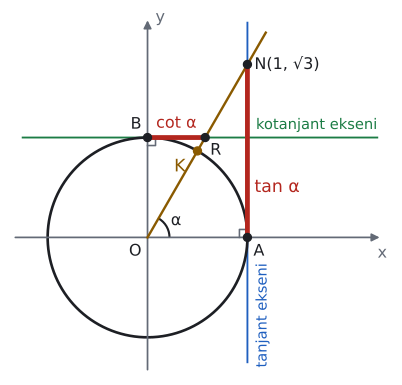

Write the Python code that produced this figure.
import sys; sys.path.insert(0, "tools")
from cizim import *

def P(x, y): return np.array([x, y], float)
def kutup(derece, r=1.0): return P(r * np.cos(np.radians(derece)), r * np.sin(np.radians(derece)))
def cember(ax, x=(-1.45, 1.45), y=(-1.45, 1.45), eksen_adi=True):
    """Orijin merkezli birim çember ve oklu eksenler."""
    ax.set_aspect("equal"); ax.axis("off")
    t = np.linspace(0, 2 * np.pi, 400)
    ax.plot(np.cos(t), np.sin(t), color=YAZI, lw=2, zorder=2)
    ok = dict(arrowstyle="-|>", color=SOLUK, lw=1.3, mutation_scale=12)
    ax.annotate("", xy=(x[1], 0), xytext=(x[0], 0), arrowprops=ok)
    ax.annotate("", xy=(0, y[1]), xytext=(0, y[0]), arrowprops=ok)
    if eksen_adi:
        ax.text(x[1], -0.08, "x", ha="center", va="top", color=SOLUK, fontsize=12)
        ax.text(0.08, y[1], "y", ha="left", va="center", color=SOLUK, fontsize=12)
    ax.set_xlim(x[0] - 0.05, x[1] + 0.12); ax.set_ylim(y[0] - 0.05, y[1] + 0.1)
def dik(ax, K, A, B, s=0.08, renk=SOLUK):
    """K köşesinde KA ile KB arasındaki dik açı işareti."""
    K, A, B = P(*K), P(*A), P(*B)
    u = (A - K) / np.linalg.norm(A - K) * s; v = (B - K) / np.linalg.norm(B - K) * s
    ax.plot(*zip(K + u, K + u + v, K + v), color=renk, lw=1.2)
def yay(ax, a1, a2, r, ad="", renk=MAVI, k=1.55, fs=12):
    """Orijinde a1 dereceden a2 dereceye (saat yönünün tersine) açı yayı."""
    ax.add_patch(patches.Arc((0, 0), 2 * r, 2 * r, theta1=a1, theta2=a2, color=renk, lw=1.6))
    if ad:
        m = np.radians((a1 + a2) / 2)
        ax.text(k * r * np.cos(m), k * r * np.sin(m), ad, ha="center", va="center", color=renk, fontsize=fs)
def nok(ax, xy, renk=YAZI, ms=6): ax.plot(*xy, "o", color=renk, markersize=ms, zorder=5)
def yaz(ax, xy, metin, renk=YAZI, fs=13, **k): ax.text(xy[0], xy[1], metin, color=renk, fontsize=fs, **k)
def kontrol(ad, K): print(ad, np.round(K, 4), "x²+y² =", round(float(K @ K), 6))

# Ders, bölüm 5: α = 60°. OK ışını x = 1 doğrusunu N(1, √3)'te, y = 1 doğrusunu R(√3/3, 1)'de keser.
O, A, B = P(0, 0), P(1, 0), P(0, 1); K = kutup(60)
N = P(1, np.tan(np.radians(60))); R = P(1 / np.tan(np.radians(60)), 1); U = P(2.05 / np.tan(np.radians(60)), 2.05)
kontrol("K", K); print("N", N, "R", R, "|AN| =", N[1], "|BR| =", R[0])
fig, ax = sekil(5.4, 5.0); cember(ax, x=(-1.35, 2.35), y=(-1.35, 2.2))
ax.plot([1, 1], [-1.25, 2.15], color=MAVI, lw=1.4, zorder=1); ax.plot([-1.25, 2.3], [1, 1], color=YESIL, lw=1.4, zorder=1)
ax.plot(*zip(O, U), color=SARI, lw=1.8, zorder=3)
ax.plot(*zip(A, N), color=KIRMIZI, lw=3.6, zorder=3); ax.plot(*zip(B, R), color=KIRMIZI, lw=3.6, zorder=3)
dik(ax, A, O, N); dik(ax, B, O, R)
yay(ax, 0, 60, 0.22, "α", renk=YAZI, k=1.5)
nok(ax, K, SARI); yaz(ax, K + P(-0.12, -0.16), "K", SARI, ha="right", va="center")
nok(ax, N); yaz(ax, N + P(0.07, 0.0), "N(1, √3)", ha="left", va="center", fs=12)
nok(ax, R); yaz(ax, R + P(0.05, -0.05), "R", ha="left", va="top", fs=12)
nok(ax, A); yaz(ax, A + P(0.06, -0.06), "A", ha="left", va="top", fs=12)
nok(ax, B); yaz(ax, B + P(-0.06, 0.05), "B", ha="right", va="bottom", fs=12)
yaz(ax, P(-0.06, -0.06), "O", ha="right", va="top", fs=12)
yaz(ax, P(1.07, 0.5), "tan α", KIRMIZI, ha="left", va="center")
yaz(ax, P(R[0] / 2, 1.06), "cot α", KIRMIZI, ha="center", va="bottom", fs=12)
yaz(ax, P(1.08, -0.78), "tanjant ekseni", MAVI, ha="left", va="center", fs=11, rotation=90)
yaz(ax, P(2.3, 1.05), "kotanjant ekseni", YESIL, ha="right", va="bottom", fs=11)
kaydet(fig, __file__)
